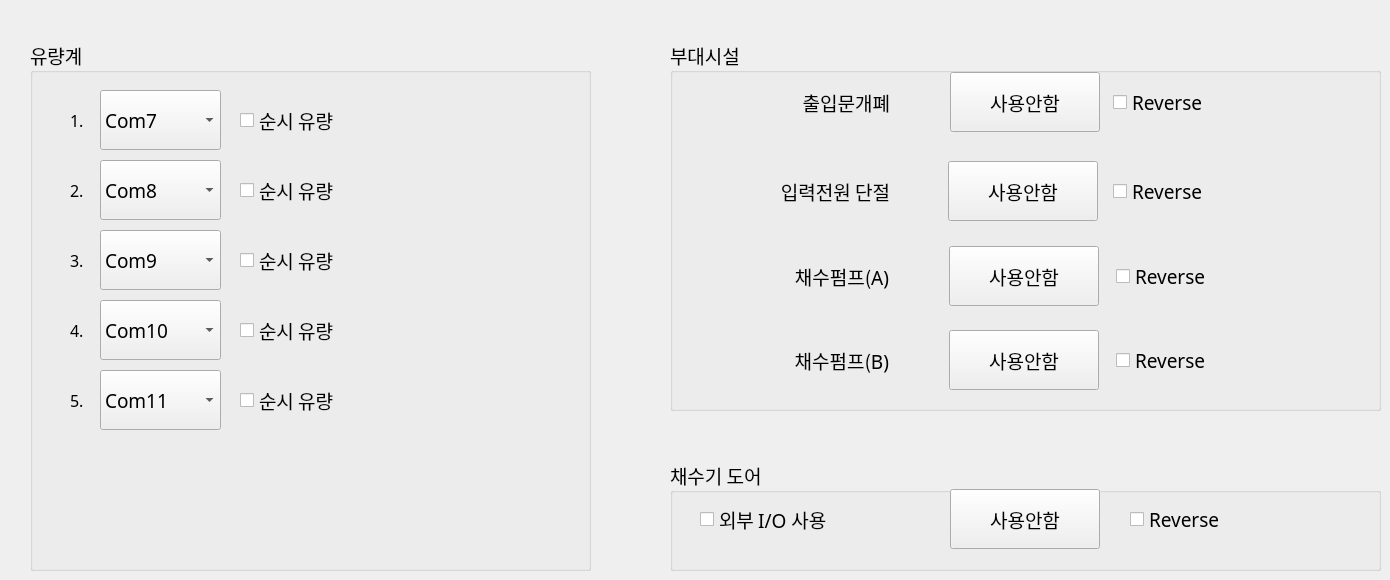
     <widget class="QWidget" name="flow">
      <widget class="QGroupBox" name="groupBox_8">
       <property name="geometry">
        <rect>
         <x>30</x>
         <y>40</y>
         <width>561</width>
         <height>531</height>
        </rect>
       </property>
       <property name="font">
        <font>
         <family>나눔고딕코딩</family>
         <pointsize>14</pointsize>
        </font>
       </property>
       <property name="title">
        <string>유량계</string>
       </property>
       <widget class="QLabel" name="f_label1">
        <property name="geometry">
         <rect>
          <x>40</x>
          <y>50</y>
          <width>31</width>
          <height>60</height>
         </rect>
        </property>
        <property name="font">
         <font>
          <pointsize>12</pointsize>
         </font>
        </property>
        <property name="text">
         <string>1.</string>
        </property>
       </widget>
       <widget class="QComboBox" name="f_comPort1">
        <property name="geometry">
         <rect>
          <x>70</x>
          <y>50</y>
          <width>121</width>
          <height>60</height>
         </rect>
        </property>
        <property name="font">
         <font>
          <family>나눔고딕코딩</family>
          <pointsize>14</pointsize>
         </font>
        </property>
        <property name="currentText">
         <string>Com7</string>
        </property>
        <property name="currentIndex">
         <number>6</number>
        </property>
        <item>
         <property name="text">
          <string>Com1</string>
         </property>
        </item>
        <item>
         <property name="text">
          <string>Com2</string>
         </property>
        </item>
        <item>
         <property name="text">
          <string>Com3</string>
         </property>
        </item>
        <item>
         <property name="text">
          <string>Com4</string>
         </property>
        </item>
        <item>
         <property name="text">
          <string>Com5</string>
         </property>
        </item>
        <item>
         <property name="text">
          <string>Com6</string>
         </property>
        </item>
        <item>
         <property name="text">
          <string>Com7</string>
         </property>
        </item>
        <item>
         <property name="text">
          <string>Com8</string>
         </property>
        </item>
        <item>
         <property name="text">
          <string>Com9</string>
         </property>
        </item>
        <item>
         <property name="text">
          <string>Com10</string>
         </property>
        </item>
        <item>
         <property name="text">
          <string>Com11</string>
         </property>
        </item>
        <item>
         <property name="text">
          <string>Com12</string>
         </property>
        </item>
        <item>
         <property name="text">
          <string>com13</string>
         </property>
        </item>
        <item>
         <property name="text">
          <string>com14</string>
         </property>
        </item>
        <item>
         <property name="text">
          <string>com15</string>
         </property>
        </item>
       </widget>
       <widget class="QCheckBox" name="rate1">
        <property name="geometry">
         <rect>
          <x>210</x>
          <y>50</y>
          <width>200</width>
          <height>60</height>
         </rect>
        </property>
        <property name="font">
         <font>
          <family>나눔고딕코딩</family>
          <pointsize>14</pointsize>
         </font>
        </property>
        <property name="text">
         <string>순시 유량</string>
        </property>
       </widget>
       <widget class="QCheckBox" name="rate2">
        <property name="geometry">
         <rect>
          <x>210</x>
          <y>120</y>
          <width>200</width>
          <height>60</height>
         </rect>
        </property>
        <property name="font">
         <font>
          <family>나눔고딕코딩</family>
          <pointsize>14</pointsize>
         </font>
        </property>
        <property name="text">
         <string>순시 유량</string>
        </property>
       </widget>
       <widget class="QLabel" name="f_label2">
        <property name="geometry">
         <rect>
          <x>40</x>
          <y>120</y>
          <width>31</width>
          <height>60</height>
         </rect>
        </property>
        <property name="font">
         <font>
          <pointsize>12</pointsize>
         </font>
        </property>
        <property name="text">
         <string>2.</string>
        </property>
       </widget>
       <widget class="QComboBox" name="f_comPort2">
        <property name="geometry">
         <rect>
          <x>70</x>
          <y>120</y>
          <width>121</width>
          <height>60</height>
         </rect>
        </property>
        <property name="font">
         <font>
          <family>나눔고딕코딩</family>
          <pointsize>14</pointsize>
         </font>
        </property>
        <property name="currentIndex">
         <number>7</number>
        </property>
        <item>
         <property name="text">
          <string>Com1</string>
         </property>
        </item>
        <item>
         <property name="text">
          <string>Com2</string>
         </property>
        </item>
        <item>
         <property name="text">
          <string>Com3</string>
         </property>
        </item>
        <item>
         <property name="text">
          <string>Com4</string>
         </property>
        </item>
        <item>
         <property name="text">
          <string>Com5</string>
         </property>
        </item>
        <item>
         <property name="text">
          <string>Com6</string>
         </property>
        </item>
        <item>
         <property name="text">
          <string>Com7</string>
         </property>
        </item>
        <item>
         <property name="text">
          <string>Com8</string>
         </property>
        </item>
        <item>
         <property name="text">
          <string>Com9</string>
         </property>
        </item>
        <item>
         <property name="text">
          <string>Com10</string>
         </property>
        </item>
        <item>
         <property name="text">
          <string>Com11</string>
         </property>
        </item>
        <item>
         <property name="text">
          <string>Com12</string>
         </property>
        </item>
        <item>
         <property name="text">
          <string>Com13</string>
         </property>
        </item>
        <item>
         <property name="text">
          <string>Com14</string>
         </property>
        </item>
        <item>
         <property name="text">
          <string>Com15</string>
         </property>
        </item>
       </widget>
       <widget class="QComboBox" name="f_comPort3">
        <property name="geometry">
         <rect>
          <x>70</x>
          <y>190</y>
          <width>121</width>
          <height>60</height>
         </rect>
        </property>
        <property name="font">
         <font>
          <family>나눔고딕코딩</family>
          <pointsize>14</pointsize>
         </font>
        </property>
        <property name="currentIndex">
         <number>8</number>
        </property>
        <item>
         <property name="text">
          <string>Com1</string>
         </property>
        </item>
        <item>
         <property name="text">
          <string>Com2</string>
         </property>
        </item>
        <item>
         <property name="text">
          <string>Com3</string>
         </property>
        </item>
        <item>
         <property name="text">
          <string>Com4</string>
         </property>
        </item>
        <item>
         <property name="text">
          <string>Com5</string>
         </property>
        </item>
        <item>
         <property name="text">
          <string>Com6</string>
         </property>
        </item>
        <item>
         <property name="text">
          <string>Com7</string>
         </property>
        </item>
        <item>
         <property name="text">
          <string>Com8</string>
         </property>
        </item>
        <item>
         <property name="text">
          <string>Com9</string>
         </property>
        </item>
        <item>
         <property name="text">
          <string>Com10</string>
         </property>
        </item>
        <item>
         <property name="text">
          <string>Com11</string>
         </property>
        </item>
        <item>
         <property name="text">
          <string>Com12</string>
         </property>
        </item>
        <item>
         <property name="text">
          <string>Com13</string>
         </property>
        </item>
        <item>
         <property name="text">
          <string>Com14</string>
         </property>
        </item>
        <item>
         <property name="text">
          <string>Com15</string>
         </property>
        </item>
       </widget>
       <widget class="QLabel" name="f_label3">
        <property name="geometry">
         <rect>
          <x>40</x>
          <y>190</y>
          <width>31</width>
          <height>60</height>
         </rect>
        </property>
        <property name="font">
         <font>
          <pointsize>12</pointsize>
         </font>
        </property>
        <property name="text">
         <string>3.</string>
        </property>
       </widget>
       <widget class="QCheckBox" name="rate3">
        <property name="geometry">
         <rect>
          <x>210</x>
          <y>190</y>
          <width>200</width>
          <height>60</height>
         </rect>
        </property>
        <property name="font">
         <font>
          <family>나눔고딕코딩</family>
          <pointsize>14</pointsize>
         </font>
        </property>
        <property name="text">
         <string>순시 유량</string>
        </property>
       </widget>
       <widget class="QComboBox" name="f_comPort4">
        <property name="geometry">
         <rect>
          <x>70</x>
          <y>260</y>
          <width>121</width>
          <height>60</height>
         </rect>
        </property>
        <property name="font">
         <font>
          <family>나눔고딕코딩</family>
          <pointsize>14</pointsize>
         </font>
        </property>
        <property name="currentIndex">
         <number>9</number>
        </property>
        <item>
         <property name="text">
          <string>Com1</string>
         </property>
        </item>
        <item>
         <property name="text">
          <string>Com2</string>
         </property>
        </item>
        <item>
         <property name="text">
          <string>Com3</string>
         </property>
        </item>
        <item>
         <property name="text">
          <string>Com4</string>
         </property>
        </item>
        <item>
         <property name="text">
          <string>Com5</string>
         </property>
        </item>
        <item>
         <property name="text">
          <string>Com6</string>
         </property>
        </item>
        <item>
         <property name="text">
          <string>Com7</string>
         </property>
        </item>
        <item>
         <property name="text">
          <string>Com8</string>
         </property>
        </item>
        <item>
         <property name="text">
          <string>Com9</string>
         </property>
        </item>
        <item>
         <property name="text">
          <string>Com10</string>
         </property>
        </item>
        <item>
         <property name="text">
          <string>Com11</string>
         </property>
        </item>
        <item>
         <property name="text">
          <string>Com12</string>
         </property>
        </item>
        <item>
         <property name="text">
          <string>Com13</string>
         </property>
        </item>
        <item>
         <property name="text">
          <string>Com14</string>
         </property>
        </item>
        <item>
         <property name="text">
          <string>Com15</string>
         </property>
        </item>
       </widget>
       <widget class="QLabel" name="f_label4">
        <property name="geometry">
         <rect>
          <x>40</x>
          <y>260</y>
          <width>31</width>
          <height>60</height>
         </rect>
        </property>
        <property name="font">
         <font>
          <pointsize>12</pointsize>
         </font>
        </property>
        <property name="text">
         <string>4.</string>
        </property>
       </widget>
       <widget class="QCheckBox" name="rate4">
        <property name="geometry">
         <rect>
          <x>210</x>
          <y>260</y>
          <width>200</width>
          <height>60</height>
         </rect>
        </property>
        <property name="font">
         <font>
          <family>나눔고딕코딩</family>
          <pointsize>14</pointsize>
         </font>
        </property>
        <property name="text">
         <string>순시 유량</string>
        </property>
       </widget>
       <widget class="QComboBox" name="f_comPort5">
        <property name="geometry">
         <rect>
          <x>70</x>
          <y>330</y>
          <width>121</width>
          <height>60</height>
         </rect>
        </property>
        <property name="font">
         <font>
          <family>나눔고딕코딩</family>
          <pointsize>14</pointsize>
         </font>
        </property>
        <property name="currentIndex">
         <number>10</number>
        </property>
        <item>
         <property name="text">
          <string>Com1</string>
         </property>
        </item>
        <item>
         <property name="text">
          <string>Com2</string>
         </property>
        </item>
        <item>
         <property name="text">
          <string>Com3</string>
         </property>
        </item>
        <item>
         <property name="text">
          <string>Com4</string>
         </property>
        </item>
        <item>
         <property name="text">
          <string>Com5</string>
         </property>
        </item>
        <item>
         <property name="text">
          <string>Com6</string>
         </property>
        </item>
        <item>
         <property name="text">
          <string>Com7</string>
         </property>
        </item>
        <item>
         <property name="text">
          <string>Com8</string>
         </property>
        </item>
        <item>
         <property name="text">
          <string>Com9</string>
         </property>
        </item>
        <item>
         <property name="text">
          <string>Com10</string>
         </property>
        </item>
        <item>
         <property name="text">
          <string>Com11</string>
         </property>
        </item>
        <item>
         <property name="text">
          <string>Com12</string>
         </property>
        </item>
        <item>
         <property name="text">
          <string>Com13</string>
         </property>
        </item>
        <item>
         <property name="text">
          <string>Com14</string>
         </property>
        </item>
        <item>
         <property name="text">
          <string>Com15</string>
         </property>
        </item>
       </widget>
       <widget class="QCheckBox" name="rate5">
        <property name="geometry">
         <rect>
          <x>210</x>
          <y>330</y>
          <width>200</width>
          <height>60</height>
         </rect>
        </property>
        <property name="font">
         <font>
          <family>나눔고딕코딩</family>
          <pointsize>14</pointsize>
         </font>
        </property>
        <property name="text">
         <string>순시 유량</string>
        </property>
       </widget>
       <widget class="QLabel" name="f_label5">
        <property name="geometry">
         <rect>
          <x>40</x>
          <y>330</y>
          <width>31</width>
          <height>60</height>
         </rect>
        </property>
        <property name="font">
         <font>
          <pointsize>12</pointsize>
         </font>
        </property>
        <property name="text">
         <string>5.</string>
        </property>
       </widget>
      </widget>
      <widget class="QGroupBox" name="groupBoxSampler">
       <property name="geometry">
        <rect>
         <x>670</x>
         <y>460</y>
         <width>711</width>
         <height>111</height>
        </rect>
       </property>
       <property name="font">
        <font>
         <family>나눔고딕코딩</family>
         <pointsize>14</pointsize>
        </font>
       </property>
       <property name="title">
        <string>채수기 도어</string>
       </property>
       <widget class="QGroupBox" name="groupBox_10">
        <property name="geometry">
         <rect>
          <x>870</x>
          <y>-120</y>
          <width>391</width>
          <height>151</height>
         </rect>
        </property>
        <property name="title">
         <string>채수기 도어</string>
        </property>
        <widget class="QComboBox" name="MonitorPort_4">
         <property name="geometry">
          <rect>
           <x>150</x>
           <y>60</y>
           <width>121</width>
           <height>30</height>
          </rect>
         </property>
         <property name="font">
          <font>
           <pointsize>11</pointsize>
          </font>
         </property>
         <item>
          <property name="text">
           <string>사용안함</string>
          </property>
         </item>
         <item>
          <property name="text">
           <string>Com1</string>
          </property>
         </item>
         <item>
          <property name="text">
           <string>Com2</string>
          </property>
         </item>
         <item>
          <property name="text">
           <string>Com3</string>
          </property>
         </item>
         <item>
          <property name="text">
           <string>Com4</string>
          </property>
         </item>
         <item>
          <property name="text">
           <string>Com5</string>
          </property>
         </item>
         <item>
          <property name="text">
           <string>Com6</string>
          </property>
         </item>
         <item>
          <property name="text">
           <string>Com7</string>
          </property>
         </item>
         <item>
          <property name="text">
           <string>Com8</string>
          </property>
         </item>
         <item>
          <property name="text">
           <string>Com9</string>
          </property>
         </item>
         <item>
          <property name="text">
           <string>Com10</string>
          </property>
         </item>
        </widget>
       </widget>
       <widget class="QCheckBox" name="chkExternalIO">
        <property name="geometry">
         <rect>
          <x>30</x>
          <y>29</y>
          <width>180</width>
          <height>60</height>
         </rect>
        </property>
        <property name="font">
         <font>
          <family>나눔고딕코딩</family>
          <pointsize>14</pointsize>
         </font>
        </property>
        <property name="text">
         <string>외부 I/O 사용</string>
        </property>
       </widget>
       <widget class="QPushButton" name="sampDoor">
        <property name="geometry">
         <rect>
          <x>280</x>
          <y>29</y>
          <width>150</width>
          <height>60</height>
         </rect>
        </property>
        <property name="font">
         <font>
          <family>나눔고딕코딩</family>
          <pointsize>14</pointsize>
         </font>
        </property>
        <property name="text">
         <string>사용안함</string>
        </property>
       </widget>
       <widget class="QCheckBox" name="sampDoorReverse">
        <property name="geometry">
         <rect>
          <x>460</x>
          <y>29</y>
          <width>180</width>
          <height>60</height>
         </rect>
        </property>
        <property name="font">
         <font>
          <family>나눔고딕코딩</family>
          <pointsize>14</pointsize>
         </font>
        </property>
        <property name="text">
         <string>Reverse</string>
        </property>
       </widget>
      </widget>
      <widget class="QGroupBox" name="groupBox">
       <property name="geometry">
        <rect>
         <x>670</x>
         <y>40</y>
         <width>711</width>
         <height>371</height>
        </rect>
       </property>
       <property name="font">
        <font>
         <family>나눔고딕코딩</family>
         <pointsize>14</pointsize>
        </font>
       </property>
       <property name="title">
        <string>부대시설</string>
       </property>
       <widget class="QPushButton" name="door">
        <property name="geometry">
         <rect>
          <x>280</x>
          <y>32</y>
          <width>150</width>
          <height>60</height>
         </rect>
        </property>
        <property name="font">
         <font>
          <family>나눔고딕코딩</family>
          <pointsize>14</pointsize>
         </font>
        </property>
        <property name="text">
         <string>사용안함</string>
        </property>
       </widget>
       <widget class="QLabel" name="label_6">
        <property name="geometry">
         <rect>
          <x>40</x>
          <y>32</y>
          <width>180</width>
          <height>60</height>
         </rect>
        </property>
        <property name="font">
         <font>
          <family>나눔고딕코딩</family>
          <pointsize>14</pointsize>
         </font>
        </property>
        <property name="text">
         <string>출입문개폐</string>
        </property>
        <property name="alignment">
         <set>Qt::AlignRight|Qt::AlignTrailing|Qt::AlignVCenter</set>
        </property>
       </widget>
       <widget class="QCheckBox" name="doorReverse">
        <property name="geometry">
         <rect>
          <x>443</x>
          <y>32</y>
          <width>180</width>
          <height>60</height>
         </rect>
        </property>
        <property name="font">
         <font>
          <family>나눔고딕코딩</family>
          <pointsize>14</pointsize>
         </font>
        </property>
        <property name="text">
         <string>Reverse</string>
        </property>
       </widget>
       <widget class="QCheckBox" name="sampLReverse">
        <property name="geometry">
         <rect>
          <x>446</x>
          <y>206</y>
          <width>180</width>
          <height>60</height>
         </rect>
        </property>
        <property name="font">
         <font>
          <family>나눔고딕코딩</family>
          <pointsize>14</pointsize>
         </font>
        </property>
        <property name="text">
         <string>Reverse</string>
        </property>
       </widget>
       <widget class="QLabel" name="label_7">
        <property name="geometry">
         <rect>
          <x>39</x>
          <y>206</y>
          <width>180</width>
          <height>60</height>
         </rect>
        </property>
        <property name="font">
         <font>
          <family>나눔고딕코딩</family>
          <pointsize>14</pointsize>
         </font>
        </property>
        <property name="text">
         <string>채수펌프(A)</string>
        </property>
        <property name="alignment">
         <set>Qt::AlignRight|Qt::AlignTrailing|Qt::AlignVCenter</set>
        </property>
       </widget>
       <widget class="QPushButton" name="sampL">
        <property name="geometry">
         <rect>
          <x>279</x>
          <y>206</y>
          <width>150</width>
          <height>60</height>
         </rect>
        </property>
        <property name="font">
         <font>
          <family>나눔고딕코딩</family>
          <pointsize>14</pointsize>
         </font>
        </property>
        <property name="text">
         <string>사용안함</string>
        </property>
       </widget>
       <widget class="QCheckBox" name="sampRReverse">
        <property name="geometry">
         <rect>
          <x>446</x>
          <y>290</y>
          <width>180</width>
          <height>60</height>
         </rect>
        </property>
        <property name="font">
         <font>
          <family>나눔고딕코딩</family>
          <pointsize>14</pointsize>
         </font>
        </property>
        <property name="text">
         <string>Reverse</string>
        </property>
       </widget>
       <widget class="QPushButton" name="sampR">
        <property name="geometry">
         <rect>
          <x>279</x>
          <y>290</y>
          <width>150</width>
          <height>60</height>
         </rect>
        </property>
        <property name="font">
         <font>
          <family>나눔고딕코딩</family>
          <pointsize>14</pointsize>
         </font>
        </property>
        <property name="text">
         <string>사용안함</string>
        </property>
       </widget>
       <widget class="QLabel" name="label_8">
        <property name="geometry">
         <rect>
          <x>39</x>
          <y>290</y>
          <width>180</width>
          <height>60</height>
         </rect>
        </property>
        <property name="font">
         <font>
          <family>나눔고딕코딩</family>
          <pointsize>14</pointsize>
         </font>
        </property>
        <property name="text">
         <string>채수펌프(B)</string>
        </property>
        <property name="alignment">
         <set>Qt::AlignRight|Qt::AlignTrailing|Qt::AlignVCenter</set>
        </property>
       </widget>
       <widget class="QCheckBox" name="powerReverse">
        <property name="geometry">
         <rect>
          <x>443</x>
          <y>121</y>
          <width>180</width>
          <height>60</height>
         </rect>
        </property>
        <property name="font">
         <font>
          <family>나눔고딕코딩</family>
          <pointsize>14</pointsize>
         </font>
        </property>
        <property name="text">
         <string>Reverse</string>
        </property>
       </widget>
       <widget class="QLabel" name="label_9">
        <property name="geometry">
         <rect>
          <x>40</x>
          <y>121</y>
          <width>180</width>
          <height>60</height>
         </rect>
        </property>
        <property name="font">
         <font>
          <family>나눔고딕코딩</family>
          <pointsize>14</pointsize>
         </font>
        </property>
        <property name="text">
         <string>입력전원 단절</string>
        </property>
        <property name="alignment">
         <set>Qt::AlignRight|Qt::AlignTrailing|Qt::AlignVCenter</set>
        </property>
       </widget>
       <widget class="QPushButton" name="power">
        <property name="geometry">
         <rect>
          <x>278</x>
          <y>121</y>
          <width>150</width>
          <height>60</height>
         </rect>
        </property>
        <property name="font">
         <font>
          <family>나눔고딕코딩</family>
          <pointsize>14</pointsize>
         </font>
        </property>
        <property name="text">
         <string>사용안함</string>
        </property>
       </widget>
      </widget>
     </widget>
